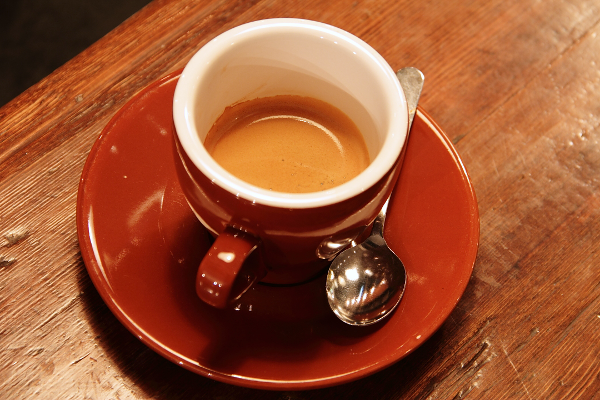
#> input picture samples/coffee.png, 600 x 400 px
$ python make_samples.py
#> lines starting #> are read from the running program, lines starting #| are printed output that depends on the picture
"""產生 samples/ 內的範例影像與邊界條件測試檔。

用法（在專案根目錄）：python tools/make_samples.py
產生的檔案已經放在儲存庫裡，一般不需要重新執行。
咖啡與貓的照片取自 scikit-image 內建資料集（CC0 授權），需先 pip install scikit-image。
"""

from __future__ import annotations

import io
import shutil
from pathlib import Path

import cv2
import numpy as np
from PIL import Image

ROOT = Path(__file__).resolve().parents[1]
SAMPLES = ROOT / "samples"
EDGE = SAMPLES / "edge_cases"


def color_chart(width: int = 640, height: int = 480) -> np.ndarray:
    """色彩測試圖：飽和色條、灰階漸層、色相漸層、RGB 單色漸層與棋盤格／幾何圖形。"""
    img = np.zeros((height, width, 3), np.uint8)
    bars = [(255, 255, 255), (255, 255, 0), (0, 255, 255), (0, 255, 0),
            (255, 0, 255), (255, 0, 0), (0, 0, 255), (0, 0, 0)]
    bar_w = width // len(bars)
    for i, c in enumerate(bars):
        img[0:150, i * bar_w:(i + 1) * bar_w] = c
    ramp = np.linspace(0, 255, width).round().astype(np.uint8)
    img[150:200] = ramp[None, :, None]
    hsv = np.zeros((1, width, 3), np.uint8)
    hsv[..., 0] = np.linspace(0, 179, width).round().astype(np.uint8)
    hsv[..., 1:] = 255
    img[200:250] = cv2.cvtColor(hsv, cv2.COLOR_HSV2RGB)
    half = width // 2
    band = (height - 250) // 3
    for i in range(3):
        y0 = 250 + i * band
        y1 = height if i == 2 else y0 + band
        img[y0:y1, :half, i] = np.linspace(0, 255, half).round().astype(np.uint8)
    yy, xx = np.indices((height - 250, width - half))
    checker = (((yy // 20) + (xx // 20)) % 2 * 200 + 30).astype(np.uint8)
    img[250:, half:] = checker[..., None]
    sub = np.ascontiguousarray(img[250:, half:])
    cv2.circle(sub, (160, 115), 70, (255, 255, 255), 3, cv2.LINE_AA)
    cv2.line(sub, (10, 220), (310, 10), (255, 80, 0), 3, cv2.LINE_AA)
    cv2.putText(sub, "YUV", (95, 135), cv2.FONT_HERSHEY_DUPLEX, 1.8, (255, 220, 0), 3, cv2.LINE_AA)
    img[250:, half:] = sub
    return img


def save(img: Image.Image, path: Path, **kwargs) -> None:
    path.parent.mkdir(parents=True, exist_ok=True)
    img.save(path, **kwargs)
    print(f"  {path.relative_to(ROOT)}  ({path.stat().st_size:,} bytes, mode={img.mode}, {img.size[0]}x{img.size[1]})")


def main() -> None:
    SAMPLES.mkdir(exist_ok=True)
    print("範例影像：")
    try:
        import skimage

        data_dir = Path(skimage.__file__).parent / "data"
        for name in ("coffee.png", "chelsea.png"):
            shutil.copyfile(data_dir / name, SAMPLES / name)
            print(f"  samples/{name}（複製自 scikit-image，CC0）")
    except ImportError:
        print("  未安裝 scikit-image，略過 coffee.png、chelsea.png")
    chart = color_chart()
#> in color_chart, `cv2.circle(sub, (160, 115), 70, (255, 255, 255), 3, cv2.LINE_AA)`:
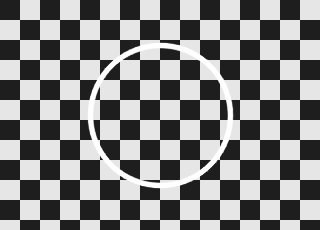
#> sub: shape (230, 320, 3); min 30, max 255, mean 134.1
#> in color_chart, `cv2.putText(sub, "YUV", (95, 135), cv2.FONT_HERSHEY_DUPLEX, 1.8, (255,..`:
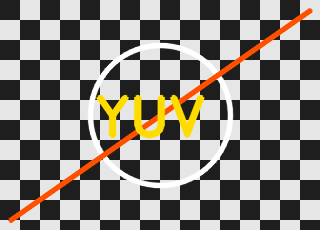
#> sub: shape (230, 320, 3); mean of channels 0, 1, 2 139.6, 134.5, 127.5; drawn as R, G, B
#> in color_chart, `img[250:, half:] = sub`:
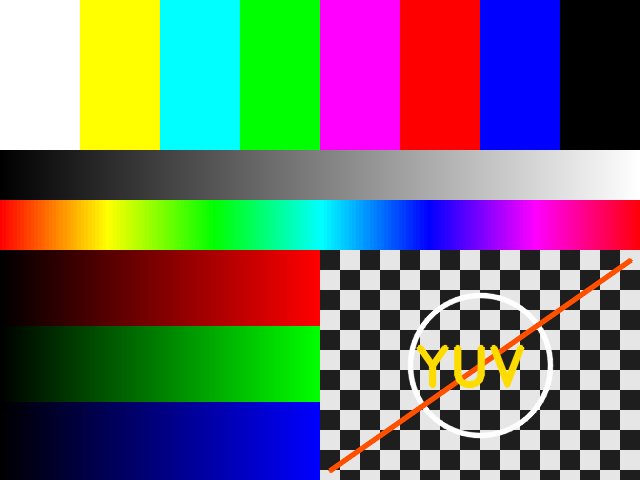
#> img: shape (480, 640, 3); mean of channels 0, 1, 2 109.9, 108.7, 107.3; drawn as R, G, B
    save(Image.fromarray(chart), SAMPLES / "color_chart.png")
#|   samples/color_chart.png  (14,209 bytes, mode=RGB, 640x480)

    print("邊界條件測試檔：")
    rng = np.random.default_rng(2024)
    coffee = Image.open(SAMPLES / "coffee.png").convert("RGB") if (SAMPLES / "coffee.png").exists() \
        else Image.fromarray(chart)
#> coffee is the input picture: PIL image 600x400 RGB; mean R, G, B 158.6, 85.8, 51.5

    save(Image.new("RGB", (1, 1), (200, 30, 30)), EDGE / "01_tiny_1x1.png")
    save(Image.fromarray(rng.integers(0, 256, (2, 3, 3), dtype=np.uint8)), EDGE / "02_tiny_3x2.bmp")
    g16 = np.tile(np.linspace(0, 65535, 512).round().astype(np.uint16), (128, 1))
    save(Image.fromarray(g16), EDGE / "03_gray_16bit.png")

    rgba = np.zeros((240, 240, 4), np.uint8)
    yy, xx = np.indices((240, 240))
    inside = (yy - 120) ** 2 + (xx - 120) ** 2 < 90 ** 2
    rgba[inside] = (230, 60, 60, 255)
    ring = ((yy - 120) ** 2 + (xx - 120) ** 2 >= 90 ** 2) & ((yy - 120) ** 2 + (xx - 120) ** 2 < 110 ** 2)
    rgba[ring] = (60, 60, 230, 128)  # 半透明外圈
    save(Image.fromarray(rgba, "RGBA"), EDGE / "04_rgba_transparent.png")

    save(coffee.quantize(64), EDGE / "05_palette_8bit.bmp")
    save(coffee.convert("L").point(lambda v: 255 if v > 110 else 0).convert("1"), EDGE / "06_bilevel_1bit.bmp")
    save(coffee.convert("CMYK"), EDGE / "07_cmyk.jpg", quality=92)

    # 像素資料以「逆時針轉 90°」存檔，EXIF Orientation = 6 告訴讀圖程式要順時針轉 90° 才是正的
    upright = np.full((300, 480, 3), 245, np.uint8)
    cv2.arrowedLine(upright, (240, 260), (240, 50), (220, 40, 40), 12, cv2.LINE_AA, tipLength=0.25)
    cv2.putText(upright, "TOP", (20, 60), cv2.FONT_HERSHEY_DUPLEX, 1.6, (30, 30, 30), 3, cv2.LINE_AA)
    stored = Image.fromarray(np.ascontiguousarray(np.rot90(upright, 1)))
    exif = stored.getexif()
    exif[0x0112] = 6
    save(stored, EDGE / "08_exif_rotate90.jpg", exif=exif.tobytes(), quality=92)

    save(Image.new("RGB", (320, 240), (128, 128, 128)), EDGE / "09_flat_gray.png")

    big_w, big_h = 6000, 4000
    gx = np.linspace(0, 1, big_w, dtype=np.float32)[None, :]
    gy = np.linspace(0, 1, big_h, dtype=np.float32)[:, None]
    large = np.stack([255 * gx * np.ones_like(gy), 255 * gy * np.ones_like(gx), 255 * (1 - gx) * gy], axis=-1)
    large = large.astype(np.uint8)
    cv2.putText(large, "6000 x 4000", (900, 2200), cv2.FONT_HERSHEY_DUPLEX, 18, (255, 255, 255), 40, cv2.LINE_AA)
    save(Image.fromarray(large), EDGE / "10_large_6000x4000.jpg", quality=80)

    buffer = io.BytesIO()
    coffee.save(buffer, format="JPEG", quality=90)
    (EDGE / "11_corrupted.jpg").write_bytes(buffer.getvalue()[: len(buffer.getvalue()) * 2 // 5])
    print("  samples/edge_cases/11_corrupted.jpg（只保留前 40% 位元組）")
    (EDGE / "12_not_an_image.png").write_text("這不是圖片，只是副檔名取名為 .png 的文字檔。\n", encoding="utf-8")
    print("  samples/edge_cases/12_not_an_image.png（文字檔）")


if __name__ == "__main__":
#> (the run stopped early here; a loop or call above may not have finished)
